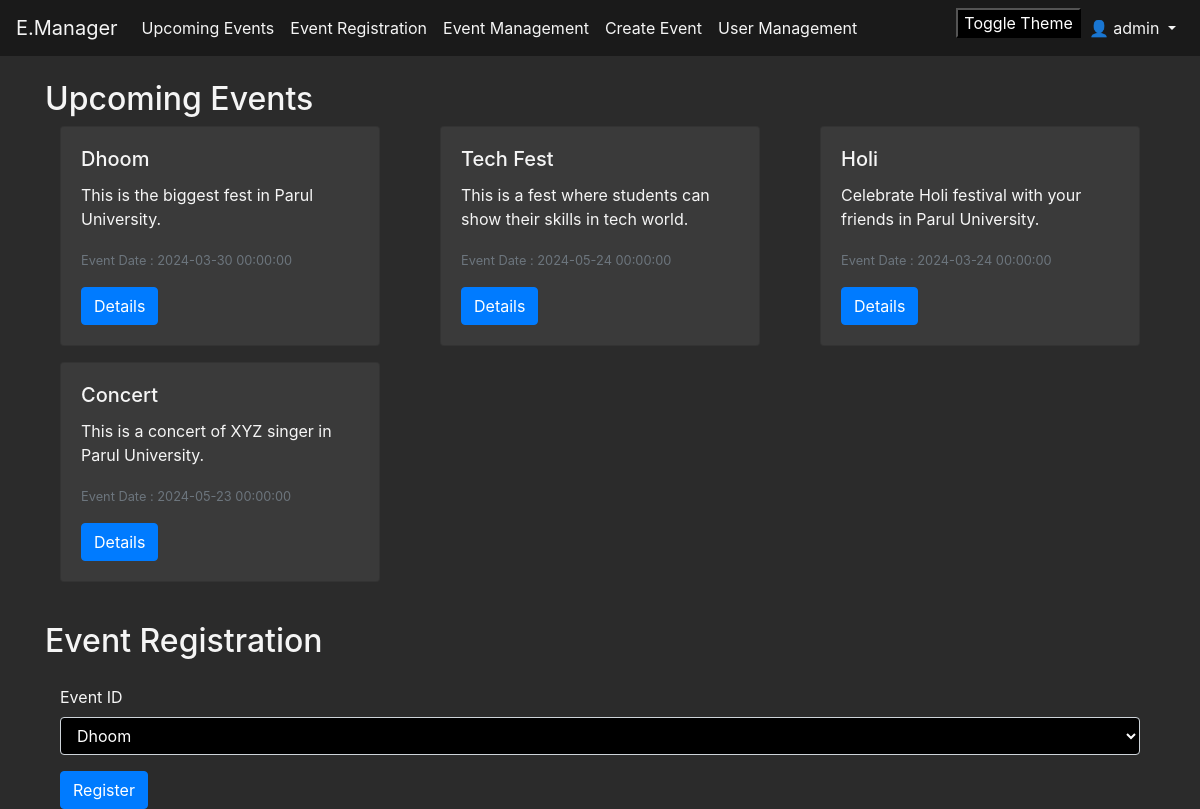
The page /event (signed in) on the database its author committed.
### App.py (models this page shows, shortened)
class Event(db.Model):
    id = db.Column(db.Integer, primary_key=True)
    title = db.Column(db.String(80), nullable=False)
    description = db.Column(db.String(200), nullable=False)
    date = db.Column(db.DateTime, nullable=False)
    location = db.Column(db.String(80), nullable=False)
    organizer_name = db.Column(db.String(80), nullable=True)
    creator_id = db.Column(db.Integer, db.ForeignKey('user.id'))
    creator = db.relationship('User', backref=db.backref('events', lazy=True))

### App.py (the view)
@app.route('/event', methods=["GET", "POST"])
def event():
    events = Event.query.all()
    msg = get_flashed_messages()
    return render_template('event.html', msg=msg, events=events)

### templates/event.html (shortened to what this page needs)
<!DOCTYPE html>
<html lang="en">
  <head>
    <link
      href="https://stackpath.bootstrapcdn.com/bootstrap/4.5.0/css/bootstrap.min.css"
      rel="stylesheet"
    />
    <link
      rel="stylesheet"
      href="{{url_for('static',filename='css/dashboard.css')}}"
    />
  </head>
  <body class="{{ session['theme'] }}">
    <nav class="navbar navbar-expand-lg navbar-light bg-light">
      <a class="navbar-brand" href="/event">E.Manager</a>
      <div class="collapse navbar-collapse" id="navbarNav">
        <ul class="navbar-nav">
          <li class="nav-item">
            <a class="nav-link" href="/event#upcomingEvents">Upcoming Events</a>
          </li>
          <li class="nav-item">
            <a class="nav-link" href="/event#eventRegistration"
              >Event Registration</a
            >
          </li>
          <li class="nav-item">
            <a class="nav-link" href="/event_manager">Event Management</a>
          </li>
          {% if 'role' in session and session['role'] == 'Admin' or 'role' in
          session and session['role'] == 'Co-Admin' %}
          <li class="nav-item">
            <a class="nav-link" href="/event/create">Create Event</a>
          </li>
          {% endif %} {% if 'role' in session and session['role'] == 'Admin' %}
          <li class="nav-item">
            <a class="nav-link" href="/user_management">User Management</a>
          </li>
          {% endif %}
        </ul>
        <ul class="navbar-nav ml-auto">
          <form action="/toggle_theme" method="post" id="toggle-theme-form">
            <input type="submit" value="Toggle Theme" />
          </form>
          {% if 'username' in session %}
          <li class="nav-item dropdown">
            <a
              class="nav-link dropdown-toggle"
              href="#"
              id="navbarDropdown"
              role="button"
              data-toggle="dropdown"
              aria-haspopup="true"
              aria-expanded="false"
            >
              👤 {{ session['username'] }}
            </a>
          </li>
          {% endif %}
        </ul>
      </div>
    </nav>
    <div id="upcomingEvents" class="container mt-4">
      <h2>Upcoming Events</h2>
      <div class="row card-deck">
        {% for event in events %}
        <div class="col-sm-4">
          <div class="card mb-3">
            <div class="card-body">
              <h5 class="card-title">{{ event.title }}</h5>
              <p class="card-text">{{ event.description }}</p>
              <p class="card-text">
                <small class="text-muted">
                  Event Date : {{ event.date }}
                </small>
              </p>
              <a href="/event" class="btn btn-primary">Details</a>
            </div>
          </div>
        </div>
        {% endfor %}
      </div>
    </div>
    <div id="eventRegistration" class="container mt-4">
      <h2>Event Registration</h2>
      <div id="eventRegistration1" class="container mt-4">
        <form action="/event/register" method="post">
          <div class="form-group">
            <label for="eventId">Event ID</label>
            <select class="form-control" id="eventId" name="event_id" required>
              {% for event in events %}
              <option value="{{ event.id }}">{{ event.title }}</option>
              {% endfor %}
            </select>
          </div>
          <button type="submit" class="btn btn-primary">Register</button>
        </form>
      </div>
    </div>
  </body>
</html>

### static/css/dashboard.css (style rules this page uses)
body { background-color: #2b2b2b; color: #f5f5f5; }
.navbar { background-color: #1a1a1a !important; }
.nav-link, .dropdown-item { color: #f5f5f5 !important; }
.navbar-brand { color: #f5f5f5 !important; }
.btn-primary { background-color: #007bff; border-color: #007bff; }
.card { background-color: #3a3a3a; }
.card-text { color: #f5f5f5; }
.text-muted { color: #6c757d !important; }
.container { background-color: #2b2b2b; }
input { background-color: #000000; color: #ffffff; }
::placeholder { color: #ffffff; opacity: 0.5; }
select { background-color: #000000 !important; color: #ffffff !important; }
select option { background-color: #000000 !important; color: #ffffff !important; }
input, textarea { background-color: #000000 !important; color: #ffffff !important; }
::placeholder { color: #ffffff !important; opacity: 0.5 !important; }

### rows shown on the page
Event: title "Dhoom", description "This is the biggest fest in Parul University.", date "2024-03-30 00:00:00"
Event: title "Tech Fest", description "This is a fest where students can show their skills in tech world.", date "2024-05-24 00:00:00"
Event: title "Holi", description "Celebrate Holi festival with your friends in Parul University.", date "2024-03-24 00:00:00"
Event: title "Concert", description "This is a concert of XYZ singer in Parul University.", date "2024-05-23 00:00:00"

### other values the page prints
{{ session['username'] }} "admin"
form field event_id "Dhoom"
